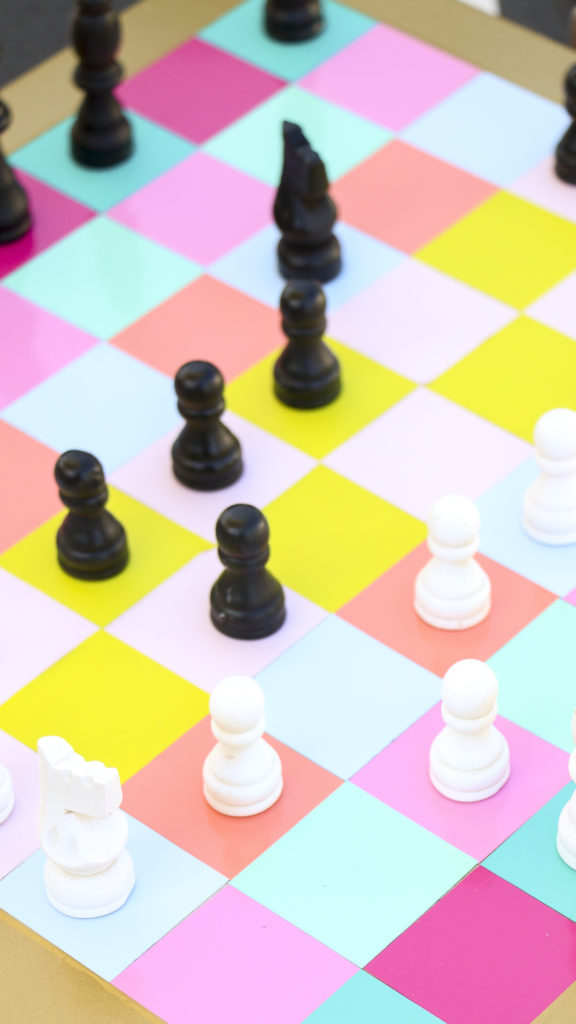
#> input picture data/photo_1.jpg, 576 x 1024 px
$ python corner_detection.py
#> lines starting #> are read from the running program, lines starting #| are printed output that depends on the picture; after the words box and inside, x2 and y2 are one past the last pixel; in counts of white or black regions, pixels touching at a corner belong together
import cv2
import numpy as np
import matplotlib.pyplot as plt


def detect_corners(image_path):
#> called with image_path = 'data/photo_1.jpg'
    img = cv2.imread(image_path)
#> img is the input picture: shape (1024, 576, 3); mean B, G, R 184.9, 196.7, 211.7
    if img is None:
        print("Error: Image not loaded. Check the file path.")
        return

    gray = cv2.cvtColor(img, cv2.COLOR_BGR2GRAY)
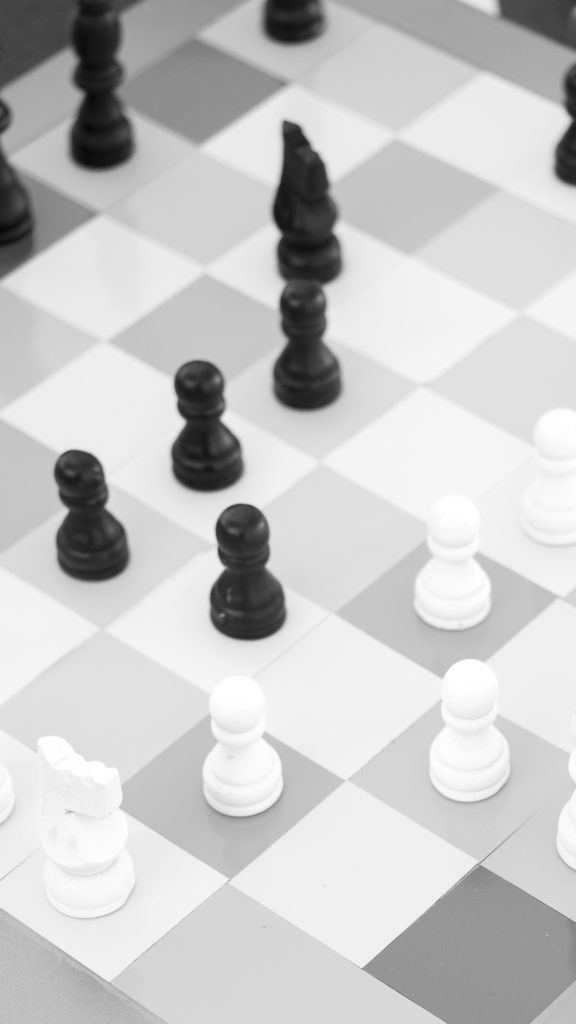
#> gray: shape (1024, 576); min 6, max 255, mean 199.8
    if gray.dtype != np.uint8:
        print("Image format is not correct. It should be 8-bit unsigned.")
        return

    # Harris corner detection
    dst = cv2.cornerHarris(gray, blockSize=2, ksize=3, k=0.04)
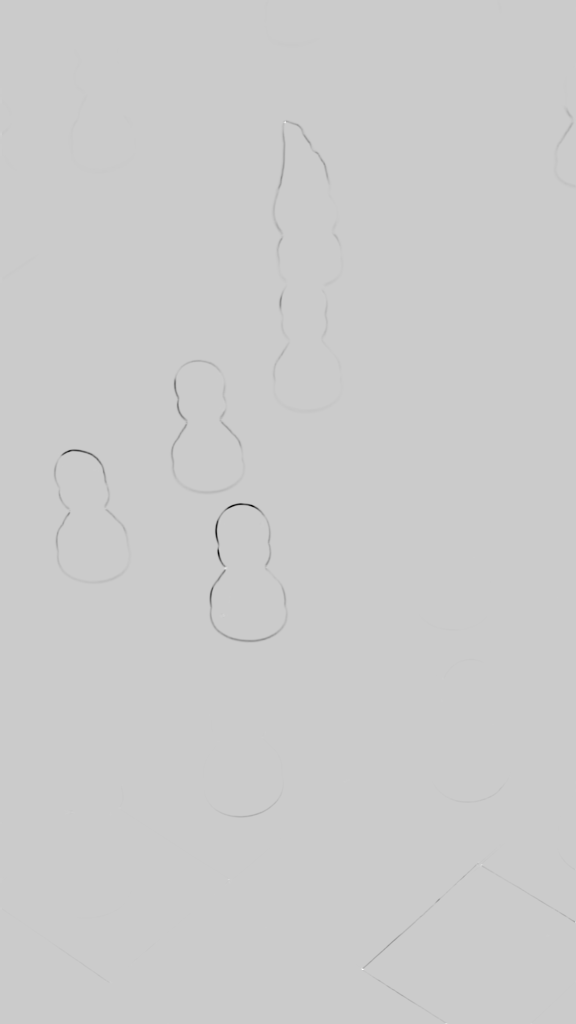
#> dst: shape (1024, 576) float32; min -0.00231, max 0.000579, mean -2.59e-06; drawn with min black and max white
    dst = cv2.dilate(dst, None)
    img[dst > 0.01 * dst.max()] = [0, 0, 255]
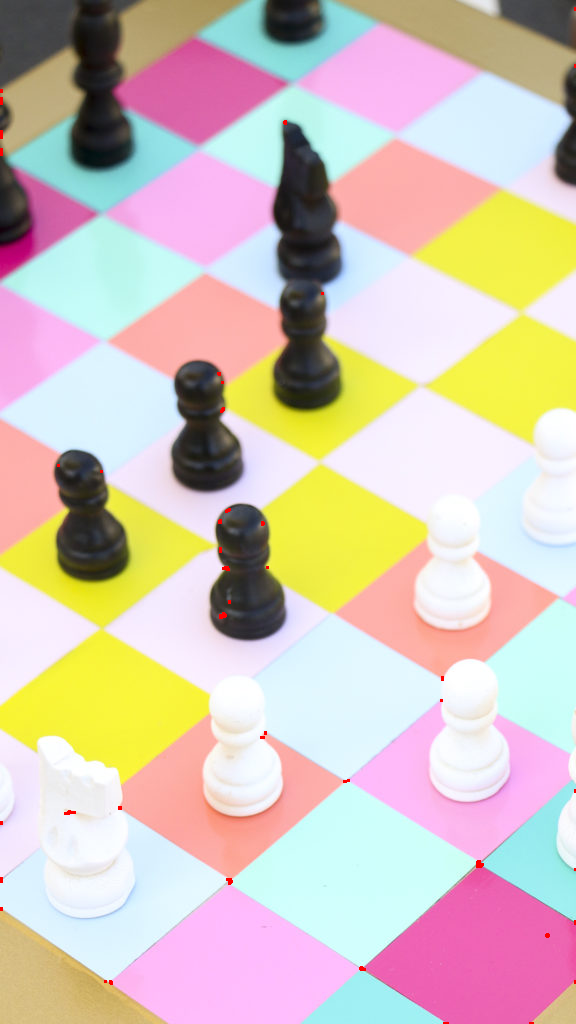
#> img: shape (1024, 576, 3); 0.13% of pixels changed, all inside (x1, y1, x2, y2) = (0, 7, 576, 1024)

    corners = cv2.goodFeaturesToTrack(dst, 4, 0.01, 10)
#> corners = [[361, 969], [285, 122], [224, 568], [482, 864]]
    if corners is not None:
        for corner in corners:
            x, y = corner.ravel()
            cv2.circle(img, (int(x), int(y)), 5, (255, 255, 0), -1)
#> this loop made 4 passes
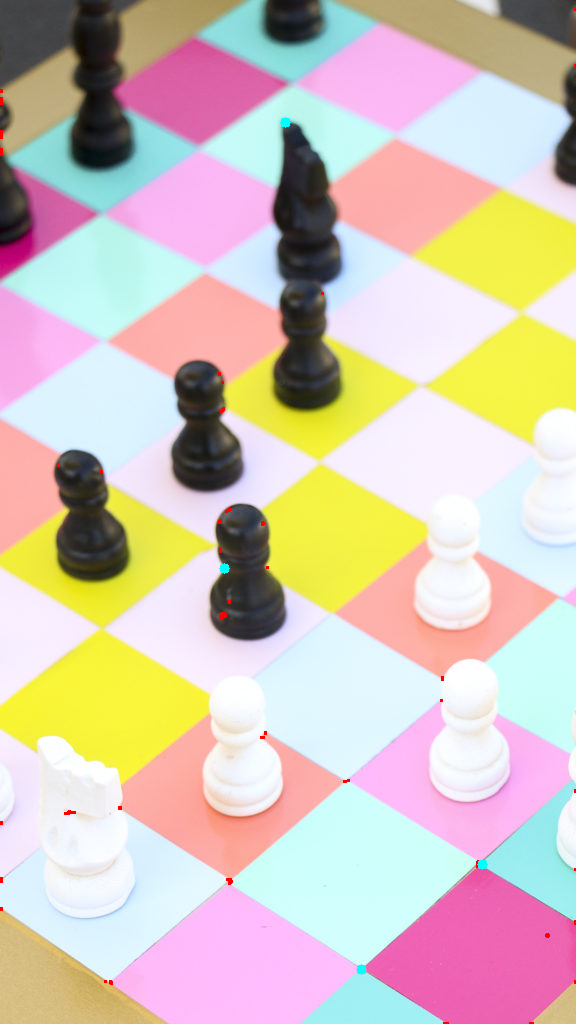
#> img: shape (1024, 576, 3); 0.05% of pixels changed, all inside (x1, y1, x2, y2) = (219, 117, 488, 975)

    # SIFT key points
    sift = cv2.SIFT_create()
    keypoints, descriptors = sift.detectAndCompute(gray, None)
#> keypoints = 210 keypoints; strongest (x, y, size): (247, 604, 51.8), (92, 546, 51.9), (80, 478, 35.1), (199, 391, 34.8)
    img_sift = cv2.drawKeypoints(img, keypoints, None, flags=cv2.DRAW_MATCHES_FLAGS_DRAW_RICH_KEYPOINTS)
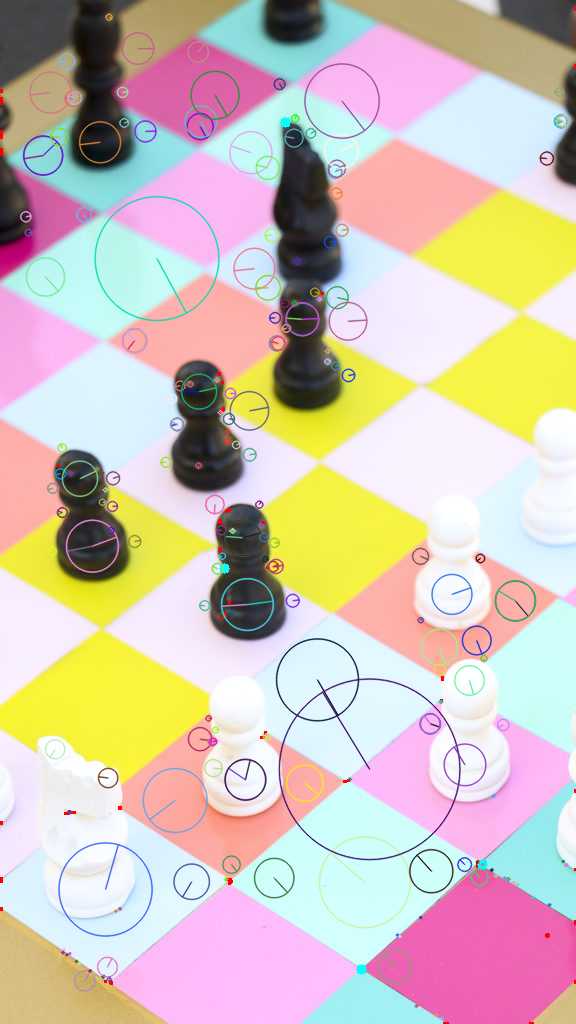
#> img_sift: shape (1024, 576, 3); mean B, G, R 183.9, 195.2, 209.8

    plt.subplot(121), plt.imshow(cv2.cvtColor(img, cv2.COLOR_BGR2RGB)), plt.title('Top 4 Corners')
    plt.subplot(122), plt.imshow(cv2.cvtColor(img_sift, cv2.COLOR_BGR2RGB)), plt.title('SIFT Key Points')
    plt.show()
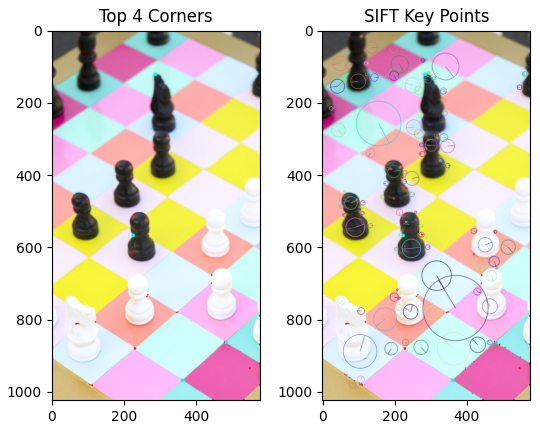
#> figure drawn by matplotlib, 2 panels


if __name__ == '__main__':
    detect_corners('data/photo_1.jpg')
